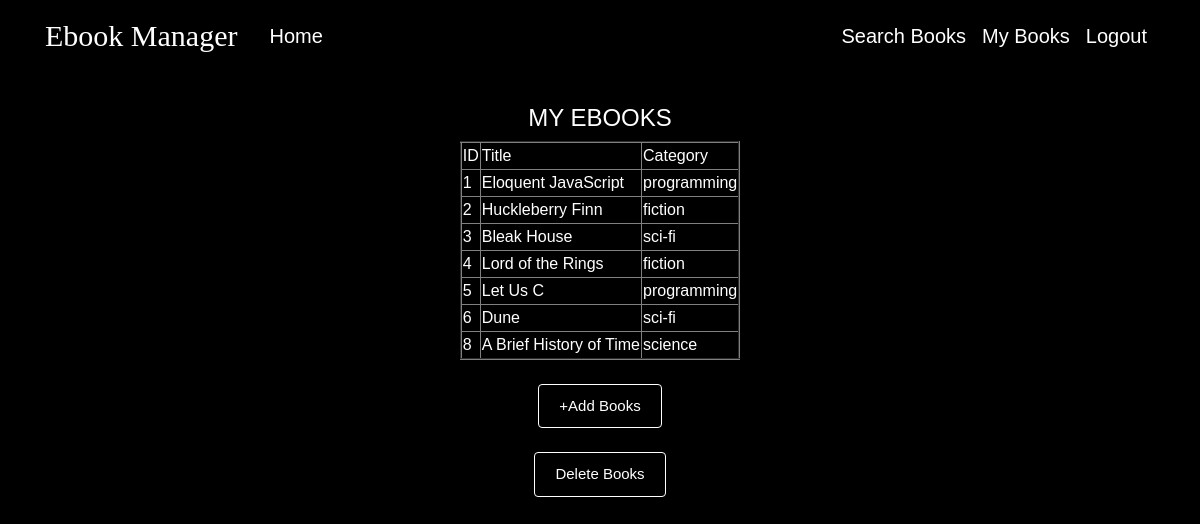
The page /MyBooks (signed in) on the database its author committed.
### ebook_management/models.py (models this page shows, shortened)
class books(db.Model):
    book_id=db.Column(db.Integer,primary_key=True)
    isbn=db.Column(db.Integer,nullable=False)
    title=db.Column(db.String(20))
    category=db.Column(db.String(20))

### ebook_management/routes.py (the view)
@app.route("/MyBooks")
@login_required
def MyBooks():
    q=db.engine.execute("SELECT book_id,title,category FROM books NATURAL JOIN reader_books WHERE reader_id=(?)",(current_user.reader_id))
    books=q.fetchall()
    return render_template('MyBooks.html', books=books)

### ebook_management/models.py (called while the page is built)
@login_manager.user_loader
def load_reader(reader_id):
    return reader.query.get(int(reader_id))

### ebook_management/templates/MyBooks.html
{% extends "layout.html" %}
{% block content %}
<div align="center">
            <h4>MY EBOOKS</h4>
        <table border=2 align="center">
            <thead>
                <td>ID</td>
                <td>Title</td>
                <td>Category</td>
            </thead>
            {% for row in books %}
                <tr>
                    <td>{{row.book_id}}</td>
                    <td>{{row.title}}</td>
                    <td>{{row.category}}</td>
                </tr>
            {% endfor %}
        </table>
</div>
<br>
<div align="center">
  <div class="button-center">
    <a href="{{ url_for('AddBooks') }}" class="btn button">+Add Books</a>
  </div>
  <br>
  <div class="button-center">
    <a href="{{ url_for('DeleteBooks') }}" class="btn button">Delete Books</a>
  </div>
</div>
{% endblock content %}

### ebook_management/static/main.css (style rules this page uses)
body { background: #000000; color: #ffffff; margin-top: 5rem; font-family: Arial; display: flex; }
h1, h2, h3, h4, h5, h6 { color: #ffffff; }
.button-center { text-align: center; }
.button { background-color: black; color: white; padding: 10px 20px; font-size: 15px; cursor: pointer; border: 1px solid white }

### rows shown on the page
books: book_id "1", title "Eloquent JavaScript", category "programming"
books: book_id "2", title "Huckleberry Finn", category "fiction"
books: book_id "3", title "Bleak House", category "sci-fi"
books: book_id "4", title "Lord of the Rings", category "fiction"
books: book_id "5", title "Let Us C", category "programming"
books: book_id "6", title "Dune", category "sci-fi"
books: book_id "8", title "A Brief History of Time", category "science"
